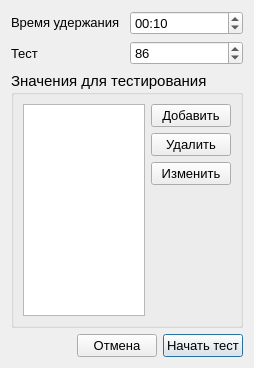
<?xml version="1.0" encoding="UTF-8"?>
<ui version="4.0">
 <class>StepTestSettings</class>
 <widget class="QDialog" name="StepTestSettings">
  <property name="geometry">
   <rect>
    <x>0</x>
    <y>0</y>
    <width>254</width>
    <height>368</height>
   </rect>
  </property>
  <property name="font">
   <font>
    <pointsize>11</pointsize>
   </font>
  </property>
  <property name="windowTitle">
   <string>Параметры тестирования</string>
  </property>
  <layout class="QVBoxLayout" name="verticalLayout_2">
   <item>
    <layout class="QHBoxLayout" name="horizontalLayout_3">
     <item>
      <widget class="QLabel" name="label">
       <property name="font">
        <font>
         <pointsize>10</pointsize>
        </font>
       </property>
       <property name="text">
        <string>&lt;html&gt;&lt;head/&gt;&lt;body&gt;&lt;p&gt;Время удержания&lt;/p&gt;&lt;/body&gt;&lt;/html&gt;</string>
       </property>
      </widget>
     </item>
     <item>
      <widget class="QTimeEdit" name="timeEdit">
       <property name="font">
        <font>
         <pointsize>10</pointsize>
        </font>
       </property>
       <property name="currentSection">
        <enum>QDateTimeEdit::Section::SecondSection</enum>
       </property>
       <property name="displayFormat">
        <string>mm:ss</string>
       </property>
       <property name="currentSectionIndex">
        <number>1</number>
       </property>
       <property name="time">
        <time>
         <hour>0</hour>
         <minute>0</minute>
         <second>10</second>
        </time>
       </property>
      </widget>
     </item>
    </layout>
   </item>
   <item>
    <layout class="QHBoxLayout" name="horizontalLayout_5">
     <item>
      <widget class="QLabel" name="label_3">
       <property name="font">
        <font>
         <pointsize>10</pointsize>
        </font>
       </property>
       <property name="text">
        <string>Тест</string>
       </property>
      </widget>
     </item>
     <item>
      <widget class="QSpinBox" name="spinBox_T_value">
       <property name="font">
        <font>
         <pointsize>10</pointsize>
        </font>
       </property>
       <property name="minimum">
        <number>0</number>
       </property>
       <property name="maximum">
        <number>999</number>
       </property>
       <property name="value">
        <number>86</number>
       </property>
      </widget>
     </item>
    </layout>
   </item>
   <item>
    <widget class="QGroupBox" name="groupBox_2">
     <property name="title">
      <string>Значения для тестирования</string>
     </property>
     <layout class="QHBoxLayout" name="horizontalLayout">
      <item>
       <widget class="QListWidget" name="listWidget_value">
        <property name="font">
         <font>
          <pointsize>10</pointsize>
         </font>
        </property>
        <property name="editTriggers">
         <set>QAbstractItemView::EditTrigger::CurrentChanged|QAbstractItemView::EditTrigger::DoubleClicked|QAbstractItemView::EditTrigger::EditKeyPressed</set>
        </property>
       </widget>
      </item>
      <item>
       <layout class="QVBoxLayout" name="verticalLayout">
        <item>
         <widget class="QPushButton" name="pushButton_add_value">
          <property name="font">
           <font>
            <pointsize>10</pointsize>
           </font>
          </property>
          <property name="text">
           <string>Добавить</string>
          </property>
         </widget>
        </item>
        <item>
         <widget class="QPushButton" name="pushButton_delete_value">
          <property name="font">
           <font>
            <pointsize>10</pointsize>
           </font>
          </property>
          <property name="text">
           <string>Удалить</string>
          </property>
         </widget>
        </item>
        <item>
         <widget class="QPushButton" name="pushButton_change_value">
          <property name="font">
           <font>
            <pointsize>10</pointsize>
           </font>
          </property>
          <property name="text">
           <string>Изменить</string>
          </property>
         </widget>
        </item>
        <item>
         <spacer name="verticalSpacer_2">
          <property name="orientation">
           <enum>Qt::Orientation::Vertical</enum>
          </property>
          <property name="sizeHint" stdset="0">
           <size>
            <width>20</width>
            <height>40</height>
           </size>
          </property>
         </spacer>
        </item>
       </layout>
      </item>
     </layout>
    </widget>
   </item>
   <item>
    <layout class="QHBoxLayout" name="horizontalLayout_2">
     <item>
      <spacer name="horizontalSpacer">
       <property name="orientation">
        <enum>Qt::Orientation::Horizontal</enum>
       </property>
       <property name="sizeHint" stdset="0">
        <size>
         <width>40</width>
         <height>20</height>
        </size>
       </property>
      </spacer>
     </item>
     <item>
      <widget class="QPushButton" name="pushButton_2">
       <property name="font">
        <font>
         <pointsize>10</pointsize>
        </font>
       </property>
       <property name="text">
        <string>Отмена</string>
       </property>
      </widget>
     </item>
     <item>
      <widget class="QPushButton" name="pushButton">
       <property name="font">
        <font>
         <pointsize>10</pointsize>
        </font>
       </property>
       <property name="text">
        <string>Начать тест</string>
       </property>
       <property name="default">
        <bool>true</bool>
       </property>
      </widget>
     </item>
    </layout>
   </item>
  </layout>
 </widget>
 <tabstops>
  <tabstop>timeEdit</tabstop>
  <tabstop>spinBox_T_value</tabstop>
  <tabstop>listWidget_value</tabstop>
  <tabstop>pushButton_add_value</tabstop>
  <tabstop>pushButton_delete_value</tabstop>
  <tabstop>pushButton_change_value</tabstop>
  <tabstop>pushButton_2</tabstop>
  <tabstop>pushButton</tabstop>
 </tabstops>
 <resources/>
 <connections>
  <connection>
   <sender>pushButton_2</sender>
   <signal>clicked()</signal>
   <receiver>StepTestSettings</receiver>
   <slot>reject()</slot>
   <hints>
    <hint type="sourcelabel">
     <x>127</x>
     <y>357</y>
    </hint>
    <hint type="destinationlabel">
     <x>40</x>
     <y>204</y>
    </hint>
   </hints>
  </connection>
  <connection>
   <sender>pushButton</sender>
   <signal>clicked()</signal>
   <receiver>StepTestSettings</receiver>
   <slot>accept()</slot>
   <hints>
    <hint type="sourcelabel">
     <x>232</x>
     <y>357</y>
    </hint>
    <hint type="destinationlabel">
     <x>228</x>
     <y>191</y>
    </hint>
   </hints>
  </connection>
 </connections>
</ui>
